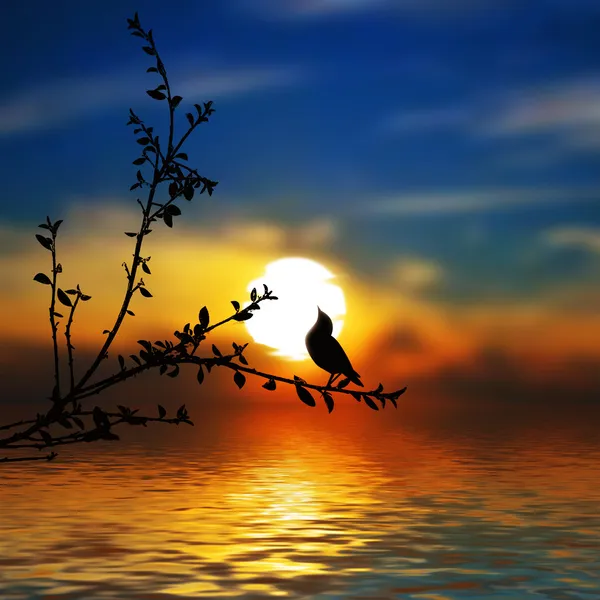
#> input picture OpenCV/nature.png, 600 x 600 px, found by its file name
$ python resize_img.py
#> lines starting #> are read from the running program, lines starting #| are printed output that depends on the picture
import cv2
import numpy as np
img = cv2.imread(r"C:\Users\HP\OneDrive\python_Pandas\OpenCV\nature.png")
#> img is the input picture: shape (600, 600, 3); mean B, G, R 68.6, 81, 94.2

re_img = cv2.resize(img,(500,700)) #resizing the image:
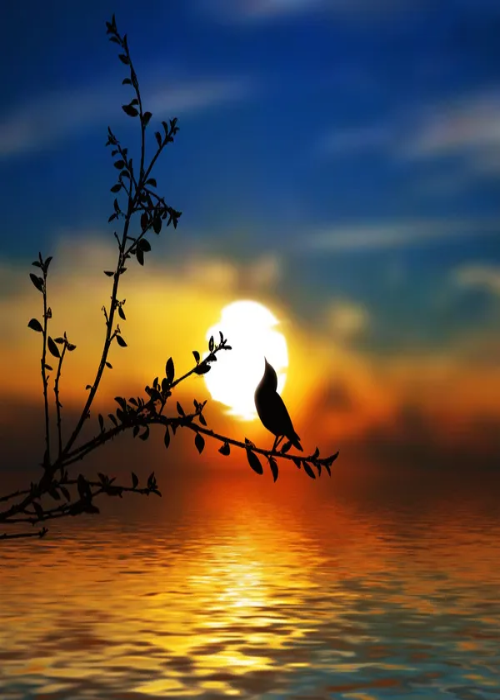
#> re_img: shape (700, 500, 3); mean B, G, R 68.5, 80.9, 94.1
# cv2.imshow("Nature",re_img)
cv2.waitKey(0)
cv2.destroyAllWindows()

# Multiple images:
v = np.array([[1,2,1,2],[1,2,1,2]])

img = cv2.imread(r"C:\Users\HP\OneDrive\python_Pandas\OpenCV\nature.png")
# print(img) #RGB


# horizontally joining two images
img1 = cv2.imread(r"C:\Users\HP\OneDrive\python_Pandas\OpenCV\nature.png")
re_img1 = cv2.resize(img1,(300,300))
h = np.hstack((re_img1,re_img1))
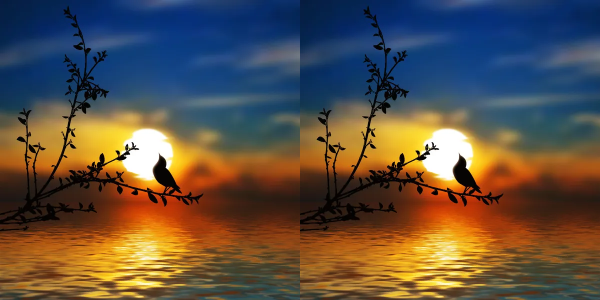
#> h: shape (300, 600, 3); mean B, G, R 68.7, 81.1, 94.3
cv2.imshow("Horizontallyjoint",h)
cv2.waitKey(0)
cv2.destroyAllWindows()


# Vertically joining two images:
img2 = cv2.imread(r"C:\Users\HP\OneDrive\python_Pandas\OpenCV\nature.png")
re_img2 = cv2.resize(img2,(300,300))
v = np.vstack((re_img2,re_img2))
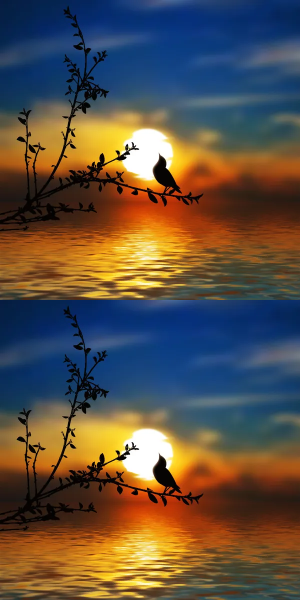
#> v: shape (600, 300, 3); mean B, G, R 68.7, 81.1, 94.3
cv2.imshow("VerticallyJoint",v)
cv2.waitKey(0)
cv2.destroyAllWindows()

# Joining vertically and horizontally:
img3 = cv2.imread(r"C:\Users\HP\OneDrive\python_Pandas\OpenCV\nature.png")
re_img3 = cv2.resize(img3,(300,300))
h = np.hstack((re_img3,re_img3,re_img3))
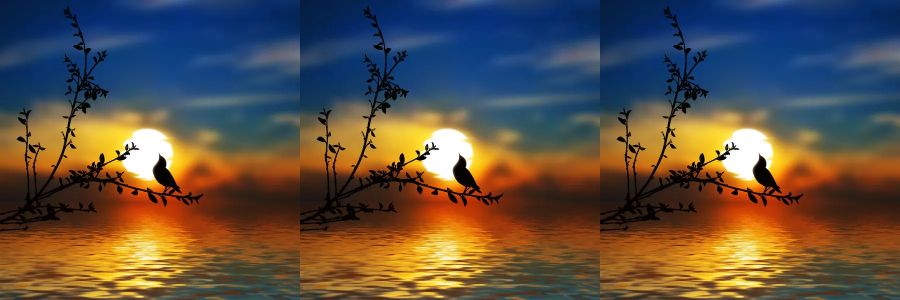
#> h: shape (300, 900, 3); mean B, G, R 68.7, 81.1, 94.3
v = np.vstack((h,h))
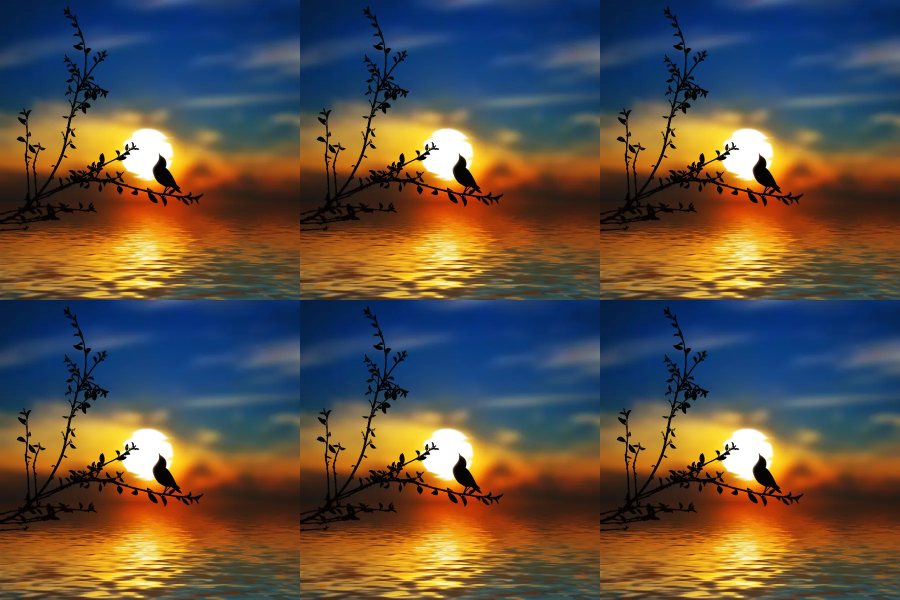
#> v: shape (600, 900, 3); mean B, G, R 68.7, 81.1, 94.3
cv2.imshow("Hozi-Verti-Display",v)
cv2.waitKey(0)
cv2.destroyAllWindows()
